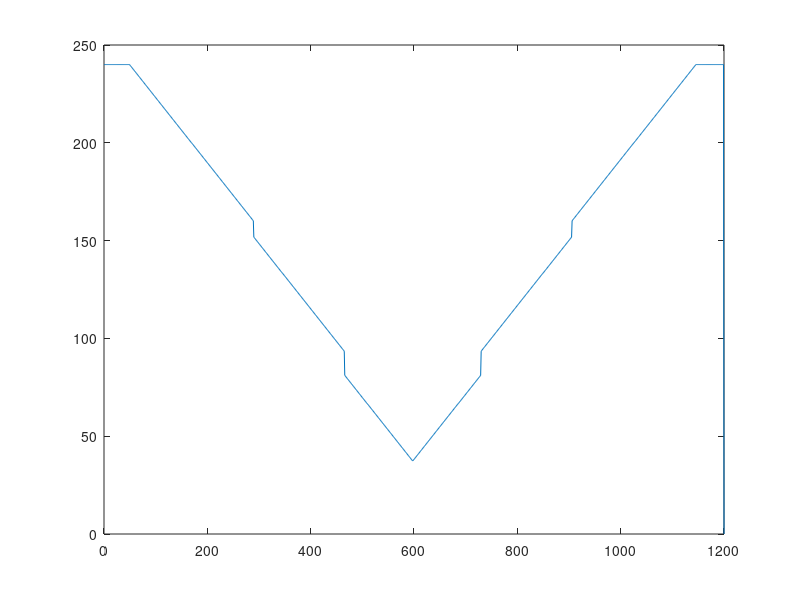

This chart was generated by the following MATLAB code: (Note: this script raises an error after producing the figure.)
clear; close all;
%% 0. Initialize Parameters

L = 1200; % Length of bridge
n = 1200; % Discretize into 1 mm seg. Do not change this value
x = linspace(0, L, n+1); % x-axis
%% 1. SFD, BMD under train loading
x_train = [52 228 392 568 732 908]; % Train Load Locations
train_length = 960; % Total length of train 

% LOAD CASE 2 
% lightest_freight_car_weight = 170;
% P_train = [1.1 1.1 1 1 1.38 1.38] * lightest_freight_car_weight/2;

% LOAD CASE 1
P_train = [1 1 1 1 1 1] * 400/6;
P = sum(P_train); % Total weight of train [N]
    
n_train = 1200; % num of train locations
SFDi = zeros(n_train, n+1); % 1 SFD for each train loc.
BMDi = zeros(n_train, n+1); % 1 BMD for each train loc.
% Solve for SFD and BMD with the train at different locations
train_start_locs = linspace(0, L - train_length, n_train) % all starting locations of the leftmost edge of the train
for i = 1:n_train
    train_start_loc = train_start_locs(i); % get current train starting location
    train_wheel_positions = x_train + train_start_loc;
    
    train_M_A = dot(train_wheel_positions,-P_train); % sum of moments of train loads at A, where A is leftmost side of bridge
    F_B = -train_M_A / L; % calculate F_B from sum_M_A = 0 = F_B * L     - train_M_A

    sum_Fy = -sum(P_train); % sum of Fy eqn
    F_A = -sum_Fy - F_B;

    w = zeros(1, n+1); % construct applied loads. w(1) will hold the applied load at 0 mm, w(2) at 1 mm, etc. 
    w(1, 1) = F_A;
    w(1, end) = F_B;
    for wheel_num = 1:length(P_train) % add each train wheel load to applied load function
        if 1 <= round(train_wheel_positions(wheel_num)) - 1 && round(train_wheel_positions(wheel_num)) - 1 <= 1200
            w(1, round(train_wheel_positions(wheel_num)) - 1) = -P_train(wheel_num); % subtract one from index because w(1) = 0 mm
        end
    end
    SFDi(i, :) = cumsum(w); % shear force diagram y values
    BMDi(i, :) = cumsum(SFDi(i, :)); % BMD y values
    % if i == 2
    %     figure;
    %     plot(x, SFDi)
    %     SFDi
    %     figure;
    %     plot(x, BMDi)
    % end
end
SFD = max(abs(SFDi)); % SFD envelope
BMD = max(BMDi); % BMD envelope
figure
plot(x, BMD)
plot(x, SFD)

%% 2. Define Bridge Parameters

% Code has been written in a way where we can define any cross section made
% out of rectangles that we want, and the code will calculate everything
% automatically. 

% First build the cross section template we want
% Rectangles are numbered in the order they are attached to the template,
% starting with number 1

% To build a cross section you want, first create a CrossSectionTemplate with the bottom rectangle of the cross section. 
% To construct a new rectangle, call "Rectangle(w, h)", where w, h is the
% width and height of the rectangle
% Then, attach new rectangles to the template in order of bottom to top,
% left to right. If the next rectangle you intend to attach will have the same y
% coordinate as the last rectangle you added (a horizontal line can be drawn through both of their
% bases), then use attachRectangleBeside. Otherwise, use
% attachRectangleAbove. The parameters to input are (Rectangle, refRectNum,
% refRectFunc) [or if you replace refRectNum with the static X coord of the center of rectangle]. rectangle has the base and height of the rectangle you want
% to add. refRectNum is the number of another rectangle that this rectangle
% will use to calculate its X position. For example if Rectangles are numbered by the
% order you added them to the template in, with the first rectangle being
% rectangle #1. The refRectFunc is an anonoymous matlab function that must
% be either in the form "@(curRect, refRect) <insert some combination of curRect,
% refRect widths, x coords>", that must return the x coordinate of the
% current rectangle, or the form.
% Constants can be put in the anonoymous function, but be careful.
% curRect is the rectangle that is being attached, refRect is the rectangle
% with the number refRectNum.

% cs_template = CrossSectionTemplate(Rectangle(80, 1.27));
% cs_template.attachRectangleAbove(Rectangle(1.27, 65), 1, @(curRect, refRect) refRect.x);
% cs_template.attachRectangleBeside(Rectangle(1.27, 65), 1, @(curRect, refRect) refRect.x + refRect.w - curRect.w);
% % cs_template.attachRectangleAbove(Rectangle(1.27 + 5, 1.27), 2, @(curRect, refRect) refRect.x);
% % cs_template.attachRectangleBeside(Rectangle(1.27 + 5, 1.27), 3, @(curRect, refRect) refRect.x + refRect.w - curRect.w);
% cs_template.attachRectangleAbove(Rectangle(100, 1.27), 0);
% 
% cs_template.attachGlue(GlueLine(1.27), 2, @(glueLine, refRect) refRect.x, ...
%                                           @(glueLine, refRect) refRect.y + refRect.h, ...
%                                           @(glueLine, refRect) glueLine.L);
% cs_template.attachGlue(GlueLine(1.27), 3, @(glueLine, refRect) refRect.x, ...
%                                           @(glueLine, refRect) refRect.y + refRect.h, ...
%                                           @(glueLine, refRect) glueLine.L);
% 
% cs_template.setBucklingRectangleHori([4], [2, 3]);
% 
% % first column is distance along beam. every set of two numbers following
% % is the width, then height of rectangle number 1, 2, 3, ... n. If the number is
% % -1 that means it doesn't change from the rectangle width and height
% % specified in the template
% 
% % param =[0   -1 -1 -1 -1 -1 -1 -1 -1 -1 -1 -1 -1;...
% %         400 -1 -1 -1 -1 -1 -1 -1 -1 -1 -1 -1 -1;...    
% %         800 -1 -1 -1 -1 -1 -1 -1 -1 -1 -1 -1 -1;...
% %         L   -1 -1 -1 -1 -1 -1 -1 -1 -1 -1 -1 -1];
% 

cs_template = CrossSectionTemplate(Rectangle(80, 1.27)); cs_template.attachRectangleAbove(Rectangle(1.27, 75 - 1.27 * 2), 1, @(curRect, refRect) refRect.x);
cs_template.attachRectangleBeside(Rectangle(1.27, 75 - 1.27 * 2), 1, @(curRect, refRect) refRect.x + refRect.w - curRect.w);
cs_template.attachRectangleAbove(Rectangle(1.27 + 5, 1.27), 2, @(curRect, refRect) refRect.x);
cs_template.attachRectangleBeside(Rectangle(1.27 + 5, 1.27), 3, @(curRect, refRect) refRect.x + refRect.w - curRect.w);
cs_template.attachRectangleAbove(Rectangle(100, 1.27), 0);
cs_template.attachGlue(GlueLine(6.27), 4, @(glueLine, refRect) refRect.x, ...
                                          @(glueLine, refRect) refRect.y + refRect.h, ...
                                          @(glueLine, refRect) glueLine.L);
cs_template.attachGlue(GlueLine(6.27), 5, @(glueLine, refRect) refRect.x, ...
                                          @(glueLine, refRect) refRect.y + refRect.h, ...
                                          @(glueLine, refRect) glueLine.L);

cs_template.setBucklingRectangleHori([6], [2, 3]);

param =[0   -1 -1 -1 -1 -1 -1 -1 -1 -1 -1 -1 -1;...
        400 -1 -1 -1 -1 -1 -1 -1 -1 -1 -1 -1 -1;...    
        800 -1 -1 -1 -1 -1 -1 -1 -1 -1 -1 -1 -1;...
        L   -1 -1 -1 -1 -1 -1 -1 -1 -1 -1 -1 -1];

diaphragm_locs = [300 600 900]; %locations of diaphragms along the width of the beam in mm

% NO MORE INPUTS REQUIRED

% replacing all -1's with default values specified in cs_template
for row = 1:size(param, 1)
    for column = 2:size(param, 2)
        if param(row, column) == -1 % we need to input a default value
            rectList = cs_template.rectangles;
            if mod(column, 2) == 0 % we are editing a width parameter
                param(row, column) = rectList{idivide((column-2),int16(2))+1}.w;
            else % editing a height parameter
                param(row, column) = rectList{idivide((column-2),int16(2))+1}.h;
            end
        end
    end
end

cs_params = zeros(length(x), size(param, 2) - 1); 

for column = 2:size(param, 2)
    cs_params(:, column - 1) = interp1(param(:,1), param(:,column), x); % linearly interpolate each parameter
end

cs = cell(length(x), 1); % cs{i} is the cross section at (i-1) mm along bridge length
cs_areas = zeros(length(x), 1); % cs(i) is the total area of the cross section at (i-1) mm along bridge length
for cur_x = x + 1
    cs{cur_x, 1} = CrossSection(cs_template, cs_params(cur_x, :)); % feed 1201 parameters into 1201 cross sections to build the bridge
    cs_areas(cur_x, 1) = cs{cur_x, 1}.getTotalArea();
end

%%

rects = {length(x), length(cs_template.rectangles)}; % rects{i,j} holds Rectangle j of cross section i
rects_A = zeros(length(x), length(cs_template.rectangles));
rects_centroids = zeros(length(x), length(cs_template.rectangles)); % stores rectangle centroids relative to y = 0 (the bottom of the cross section)
glues = cell(length(x), length(cs_template.glueTabs)); % glues{i,j} holds GlueLine j of cross section i
%initialize rects, rects_A, rects_centroids, and glues
for cs_num = 1:length(cs)
    cs_rects = cs{cs_num}.getRects();
    cs_glues = cs{cs_num}.getGlues();
    for rect_num = 1:length(cs_rects)
        cur_rect = cs_rects{rect_num};
        rects{cs_num, rect_num} = cur_rect;
        rects_A(cs_num, rect_num) = cur_rect.getArea();
        rects_centroids(cs_num, rect_num) = cur_rect.getCentroidY();
    end
    for glue_num = 1:length(cs_glues)
        glues{cs_num, glue_num} = cs_glues{glue_num};
    end
end



%%%% BUGFIXING AND RECTANGLE PRINTING
% for rect = 1:length(cs.getRects())
%     disp("RECT # "); disp(rect)
%     rects{rect}.printInfo()
% end

%% FOLLOWING IS PRINT CROSS SECTION CODE
figure; hold on; axis equal; grid on; grid minor;

csLocation = 301;
rowRects = rects(csLocation,:);

for k = 1:numel(rowRects)
    R = rowRects{k};

    X = [R.x, R.x + R.w, R.x + R.w, R.x];
    Y = [R.y, R.y,       R.y + R.h, R.y + R.h];

    patch(X, Y, 'g', 'FaceAlpha', 0.3, 'EdgeColor', 'k');
end

rowGlue = glues(csLocation, :);
for k = 1:numel(rowGlue)
    curGlue = rowGlue{k};
    plot([curGlue.x, (curGlue.x + curGlue.L)], [curGlue.y, curGlue.y], 'b', 'LineWidth',2, 'DisplayName','Glue Line')
end

xlabel('x (mm)'); ylabel('y (mm)');
title(sprintf('Cross Section %d', csLocation));
hold off;

%%%% END OF PRINTING STUFF

%% 3. Calculate Sectional Properties

% ybar. location of centroidal axis from the bottom
ybar = sum(rects_A.*rects_centroids, 2)./cs_areas;
ybot = zeros(1201, 1);

getRectTopY = @(rect) rect.y + rect.h; % returns the y coordinate of the top line of a rectangle
ytop = cellfun(getRectTopY, rects(:, end)); % get the y coordinate of top rectangle in every cross section


figure
plot(x, -ytop)
hold on
yline(0, 'g')
legend('Beam Side View Geometry')
ylabel('Height (mm)')
xlabel('Distance (mm)')


% % I
getI = @(rect) rect.getRawI();
I = sum(rects_A.*(rects_centroids - ybar).^2, 2) + sum(cellfun(getI, rects), 2); % apply parallel axis theorem to get I
% Q at centroidal axes
Qcent = zeros(size(rects , 1), 1);
for cur_cs = 1:size(rects, 1)
    cur_ybar = ybar(cur_cs);
    Qcent(cur_cs, 1) = sum(cellfun(@(r) r.getQ(cur_ybar, cur_ybar), rects(cur_cs,:)));
end


% Q at glue location
Qglue = zeros(size(glues)); % Qglue(i, j) is the Q for glue j at cross section i
for cur_cs = 1:size(Qglue, 1)
    cur_ybar = ybar(cur_cs);
    for cur_glue = 1:size(Qglue, 2)
       glue_y = glues{cur_cs, cur_glue}.y; % height of the glue
       Qglue(cur_cs, cur_glue) = sum(cellfun(@(r) r.getQ(glue_y, cur_ybar), rects(cur_cs,:)));
    end
end
%% 4. Calculate Applied Stress

S_top = -BMD'.*(ytop - ybar)./I;
S_bot = BMD'.*(ybar - ybot)./I;

S_tens = zeros(size(S_top));
S_comp = zeros(size(S_bot));
for i = 1:length(S_top)
    cur_S_top = S_top(i);
    cur_S_bot = S_bot(i);
    if cur_S_top >= 0
        S_tens(i) = cur_S_top;
        S_comp(i) = cur_S_bot;
    else
        S_comp(i) = cur_S_top;
        S_tens(i) = cur_S_bot;
    end
end

%calculating T_cent
totalWidthAtCentroid = zeros(length(cs), 1);
for cs_num = 1:length(cs)
    cur_ybar = ybar(cs_num);
    totalWidthAtCentroid(cs_num) = cs{cs_num}.totalWidthAtY(cur_ybar);
end
T_cent = SFD'.*Qcent./I./totalWidthAtCentroid;

glue_num = 0;
glueLayers = cellfun(@(cs) cs.getGlueLayers(), cs, 'UniformOutput', false);
num_glue_layers = size(glueLayers{1}, 1);
T_glue = zeros(length(cs), num_glue_layers); % T_glue(i, j) will hold the T_glue for glue layer j at cross section i
glue_layer_widths = zeros(length(cs), num_glue_layers);
glue_layer_Q = zeros(length(cs), num_glue_layers); %glue_layer_Q(i, j) will hold the Q value for glue layer j at cross section i

for cs_num = 1:length(cs)
    cur_glue_cs = glueLayers{cs_num}; % get the glue layers cell matrix for this cross section
    glue_num = 0;
    for glue_layer_num = 1:size(cur_glue_cs, 1)
        cur_glue_layer = cur_glue_cs(glue_layer_num, :); % get the current layer of glue
        total_glue_layer_width = 0;
        for cur_tab_num_in_layer = 1:size(cur_glue_layer, 2)
            if ~isempty(cur_glue_layer{1, cur_tab_num_in_layer})
                total_glue_layer_width = total_glue_layer_width + cur_glue_layer{1, cur_tab_num_in_layer}.L; % get the total glue width present in this layer
                glue_num = glue_num + 1;
            end
        end
        glue_layer_Q(cs_num, glue_layer_num) = Qglue(cs_num, glue_num);
        T_glue(cs_num, glue_layer_num) = SFD(:, cs_num)*Qglue(cs_num, glue_num) / I(cs_num) / total_glue_layer_width;
        glue_layer_widths(cs_num, glue_layer_num) = total_glue_layer_width;
    end

end
T_glue; %be careful if there are multiple layers?
glue_layer_widths;
glue_layer_Q;
%%
%% 5. Material and Thin Plate Buckling Capacities
E = 4000; % MPa
mu = 0.2; % Poisson's Ratio
Smax_tens = 30; % MPa 
Smax_comp = 6; % MPa
T_max = 4; % MPa
T_gmax = 2; % MPa
Smax_buck1 = cellfun(@(cs) cs.calcSCritCase1(E, mu), cs);
Smax_buck2 = cellfun(@(cs) cs.calcSCritCase2(E, mu), cs);

Smax_buck3 = NaN(size(cs));
for cs_num = 1:length(cs)
    Smax_buck3(cs_num) = cs{cs_num}.calcSCritCase3(E, mu, ybar(cs_num));
end


% add bounds for the purposes of calculating number of intervals and size
diaphragm_locs = [0,diaphragm_locs,1201];
% set up buckle vector for augmenting
Tmax_buck = NaN(1,1201); %this is basically case 4 of thin plate buckling
% for each interval, edit Tmax_buck to have the lowest buckling stress over the interval
for num_interval = 1:length(diff(diaphragm_locs))
    interval_start = diaphragm_locs(num_interval) + 1;
    interval_end = diaphragm_locs(num_interval + 1);
    % interval size for the calculations
    a = interval_end - interval_start;
    % largest height in the interval to calculate the lowest shear buckling stress
    h_max = max(ytop(interval_start:interval_end));
    Tmax_buck(interval_start:interval_end) = 5*pi^2*(4000)/(12*(1-(0.2)^2))*((1.27 / a).^2 + (1.27 / h_max).^2);
end
%%
%% 6. FOS
FOS_tens = min(Smax_tens./S_tens)
FOS_comp = min(Smax_comp./abs(S_comp))
FOS_shear = min(T_max./abs(T_cent))
FOS_glue = min(T_gmax./abs(T_glue))
FOS_buck1 = min(Smax_buck1./abs(S_comp))
FOS_buck2 = min(Smax_buck2./abs(S_comp))
FOS_buck3 = min(Smax_buck3./abs(S_comp))
FOS_buckV = min(Tmax_buck./abs(T_cent))
%% 7. Min FOS and the failure load Pfail

minFOS = min([FOS_tens, FOS_comp, FOS_shear, FOS_glue, FOS_buck1, FOS_buck2, FOS_buck3, FOS_buckV]);
Pf = minFOS * P;
%% 8. Vfail and Mfail

%Mf for tens and comp assume that compression occurs on top and tension on
%bottom. Mf = moment failure?
Mf_tens = Smax_tens./(ybar - ybot).*I;
Mf_comp = Smax_comp./(ytop - ybar).*I;

plot(x, Mf_tens);
hold on
plot(x, Mf_comp);
plot(x, BMD');
legend('Matboard Tension Failure', 'Matboard Compression Failure', 'BMD')
hold off

Vf_shear = T_max.*I.*totalWidthAtCentroid./Qcent;
plot(x, Vf_shear)
hold on

Vf_glue = min((T_gmax.*I.*glue_layer_widths./glue_layer_Q), [], 2)
plot(x, Vf_glue)
plot(x, SFD)

Mf_buck1 = Smax_buck1./(ytop - ybar).*I;
Mf_buck2 = Smax_buck2./(ytop - ybar).*I;
Mf_buck3 = Smax_buck3./(ytop - ybar).*I;
Vf_buckV = Tmax_buck'.*I.*totalWidthAtCentroid./Qcent
%% 9. Output plots of Vfail and Mfail

figure
subplot(2,3,1)
% figure
hold on; grid on; grid minor;
plot(x, Vf_shear, 'r')
% plot(x, -Vf_shear, 'r')
% plot(x, -Vf_shear.* SFD', 'b')
plot(x, SFD, 'b');
plot([0, L], [0, 0], 'k', 'LineWidth', 2)
legend('Matboard Shear Failure')
xlabel('Distance along bridge (mm)')
ylabel('Shear Force Magnitude (N)')

subplot(2, 3, 2)
% figure
hold on; grid on; grid minor;
plot(x, Vf_glue, 'r')
plot(x, SFD, 'b')
plot([0, L], [0, 0], 'k', 'LineWidth', 2)
legend('Glue Shear Failure')
xlabel('Distance along bridge (mm)')
ylabel('Shear Force Magnitude (N)')
title("Shear Force Diagram vs. Shear Force Capacities")

subplot(2, 3, 3)
% figure
hold on; grid on; grid minor;
plot(x, Vf_buckV, 'r')
plot(x, SFD, 'b')
plot([0, L], [0, 0], 'k', 'LineWidth', 2)
legend('Matboard Shear Buckling Failure')
xlabel('Distance along bridge (mm)')
ylabel('Shear Force Magnitude (N)')
subplot(2, 3, 4)
% figure
hold on; grid on; grid minor;
plot(x, Mf_tens, 'g')
plot(x, Mf_comp, 'r')
plot(x, BMD, 'b')
plot([0, L], [0, 0], 'k', 'LineWidth', 2)
legend('Matboard Tension Failure', 'Matboard Compression Failure')
xlabel('Distance along bridge (mm)')
ylabel('Bending Moment (Nmm)')

subplot(2, 3, 5)
% figure
hold on; grid on; grid minor;
plot(x, Mf_buck1, 'g')
plot(x, Mf_buck2, 'r')
plot(x, BMD, 'b')
plot([0, L], [0, 0], 'k', 'LineWidth', 2)
legend('Matboard Buckling Failure 1', 'Matboard Buckling Failure 2')
xlabel('Distance along bridge (mm)')
ylabel('Bending Moment (Nmm)')
title("Bending Moment Diagram vs. Bending Moment Capacities")

subplot(2, 3, 6)
% figure
hold on; grid on; grid minor;
plot(x, Mf_buck3, 'r')
plot(x, BMD, 'b')
plot([0, L], [0, 0], 'k', 'LineWidth', 2)
legend('Matboard Buckling Failure Webs')
xlabel('Distance along bridge (mm)')
ylabel('Bending Moment (Nmm)')
% 
% max_shear = max(SFD)
% max_moment = max(BMD)
% y_bar = ybar(1)
% I_ = I(1)
FOS_tens
FOS_comp
FOS_shear
FOS_glue
FOS_buck1
FOS_buck2
FOS_buck3
FOS_buckV_min = min(FOS_buckV)

volume = sum(cellfun(@(cs) cs.getTotalArea(), cs)) + cs{1}.getTotalArea()*60 + 100*100*size(diaphragm_locs, 1);
matboard_volume_provided = 813*1016*1.27;
matboard_density = 750/matboard_volume_provided; % in grams / mm^3
mass = volume * matboard_density
strength_to_weight_ratio = Pf/mass
minFOS
Pf
% figure;
% plot(x, Smax_comp./abs(S_comp))
% ylim([0 5])
% title("FOS Compression")

% figure;
% plot(x, SFD)